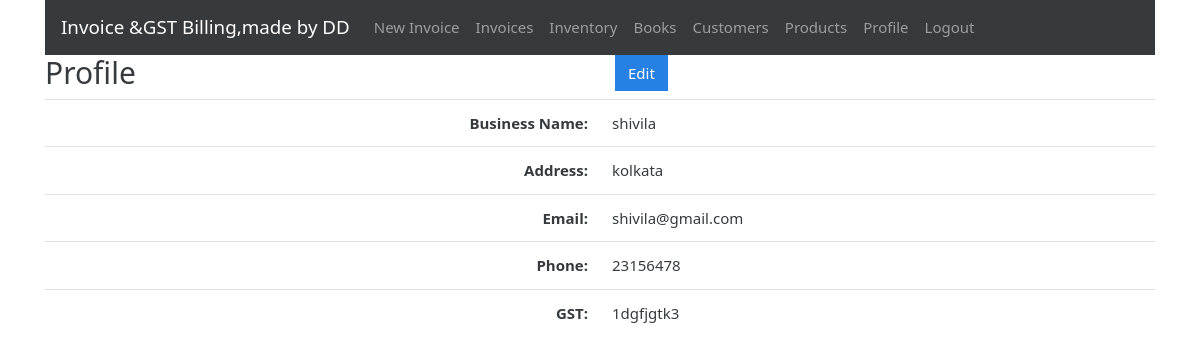
The page /profile (signed in) on the database its author committed.
### gstbillingapp/models.py (models this page shows, shortened)
class UserProfile(models.Model):
    user = models.OneToOneField(User, on_delete=models.CASCADE)
    business_title = models.CharField(max_length=100, blank=True, null=True)
    business_address = models.TextField(max_length=400, blank=True, null=True)
    business_email = models.EmailField(blank=True, null=True)
    business_phone = models.CharField(max_length=20, blank=True, null=True)
    business_gst = models.CharField(max_length=15, blank=True, null=True)

### gstbillingapp/views.py (the view)
# urls.py: path('profile', views.user_profile, name='user_profile'),
@login_required
def user_profile(request):
    context = {}
    user_profile = get_object_or_404(UserProfile, user=request.user)
    context['user_profile'] = user_profile
    return render(request, 'gstbillingapp/user_profile.html', context)

### gstbillingapp/templates/gstbillingapp/user_profile.html
{% extends "gstbillingapp/base.html" %}
{% load static %}
{% block content %}
	<div class="row">
		<div class="col">
			<h2>Profile</h2>
		</div>
		<div class="col">
			<a href="{% url 'user_profile_edit' %}" id="user_profile_edit_btn"><button type="button" class="btn btn-primary">Edit</button></a>
		</div>
	</div>
	<table class="table">
		<tbody class="two-col-form">
			<tr>
				<th scope="row" class="text-right">Business Name:</th>
				<td class="form-input-td customer_search_area">{{user_profile.business_title}}</td>
			</tr>
			<tr>
				<th scope="row" class="text-right">Address:</th>
				<td class="form-input-td">{{user_profile.business_address}}</td>
			</tr>
			<tr>
				<th scope="row" class="text-right">Email:</th>
				<td class="form-input-td">{{user_profile.business_email}}</td>
			</tr>
			<tr>
				<th scope="row" class="text-right">Phone:</th>
				<td class="form-input-td">{{user_profile.business_phone}}</td>
			</tr>
			<tr>
				<th scope="row" class="text-right">GST:</th>
				<td class="form-input-td">{{user_profile.business_gst}}</td>
			</tr>
		</tbody>
	</table>
{% endblock %}

### gstbillingapp/static/gstbillingapp/main.css (style rules this page uses)
.two-col-form td, .two-col-form th { width: 25%; }

### rows shown on the page
UserProfile: business_title "shivila", business_address "kolkata", business_email "shivila@gmail.com", business_phone "23156478", business_gst "1dgfjgtk3"
